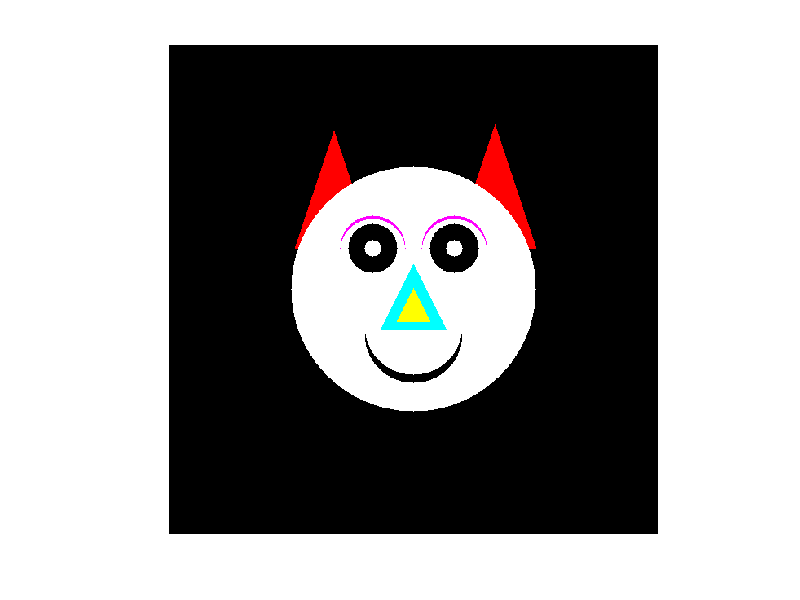

Source code (MATLAB):
img1=zeros(600,600,3);
#imshow(img1);
#img1(100:200,:,:)=255;

c=0;
k=0;
for i=250:-1:50
  img1(i,155+k:250-k,1)=255;
  img1(i,155+k:250-k,2:3)=0;
  c=c+1;
  m=mod(c,3);
  if(m==0)
    k=k+1;
  endif
endfor

c=0;
k=0;
for i=250:-1:50
  img1(i,350+k:450-k,1)=255;
  img1(i,350+k:450-k,2:3)=0;
  c=c+1;
  m=mod(c,3);
  if(m==0)
    k=k+1;
  endif
endfor

#####face
for i=100:500
  for j=100:500
    if(sqrt((i-300)^2+(j-300)^2)<=150)
      img1(i,j,:)=255;
    endif
  endfor
endfor
##left eye brow

for i=200:300
  for j=200:300
    if(sqrt((i-250)^2+(j-250)^2)<=40)
      img1(i,j,1)=255;
      img1(i,j,2)=0;
    endif
  endfor
endfor

for i=200:300
  for j=200:300
    if(sqrt((i-254)^2+(j-250)^2)<=40)
      img1(i,j,1)=255;
      img1(i,j,2)=255;
    endif
  endfor
endfor

### lefteye
for i=200:300
  for j=200:300
    if(sqrt((i-250)^2+(j-250)^2)<=30)
      img1(i,j,:)=0;
    endif
  endfor
endfor

for i=200:300
  for j=200:300
    if(sqrt((i-250)^2+(j-250)^2)<=10)
      img1(i,j,:)=255;
    endif
  endfor
endfor

##right eye brow
for i=200:300
  for j=300:400
    if(sqrt((i-250)^2+(j-350)^2)<=40)
      img1(i,j,1)=255;
      img1(i,j,2)=0;
    endif
  endfor
endfor

for i=200:300
  for j=300:400
    if(sqrt((i-254)^2+(j-350)^2)<=40)
      img1(i,j,1)=255;
      img1(i,j,2)=255;
    endif
  endfor
endfor
###
### right eye
for i=200:300
  for j=300:400
    if(sqrt((i-250)^2+(j-350)^2)<=30)
      img1(i,j,:)=0;
    endif
  endfor
endfor

for i=200:300
  for j=300:400
    if(sqrt((i-250)^2+(j-350)^2)<=10)
      img1(i,j,:)=255;
    endif
  endfor
endfor
###   mouth
for i=270:430
  for j=230:360
    if(sqrt((i-355)^2+(j-300)^2)<=60)
      img1(i,j,:)=0;
    endif
  endfor
endfor

for i=270:430
  for j=230:360
    if(sqrt((i-345)^2+(j-300)^2)<=60)
      img1(i,j,:)=255;
    endif
  endfor
endfor
####
####nose
c=0
k=0;
for i=350:-1:270
  img1(i,260+k:340-k,2:3)=255;
  img1(i,260+k:340-k,1)=0;
  c=c+1;
  m=mod(c,2);
  if(m==0)
    k=k+1;
  endif
endfor

c=0
k=0;
for i=340:-1:280
  img1(i,280+k:320-k,1)=155;
  img1(i,280+k:320-k,3)=0;
  img1(i,280+k:320-k,1)=10;
  c=c+1;
  m=mod(c,2);
  if(m==0)
    k=k+1;
  endif
endfor
imshow(img1);